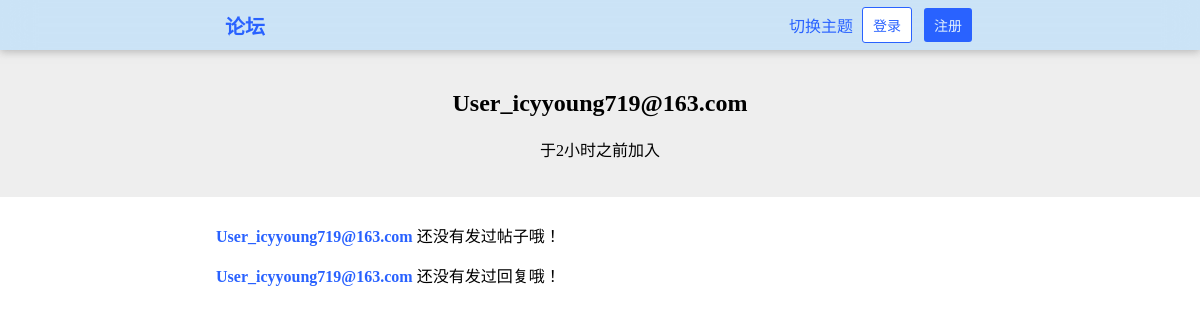
The page /user/icyyoung719@163.com/ on the database as committed earlier.
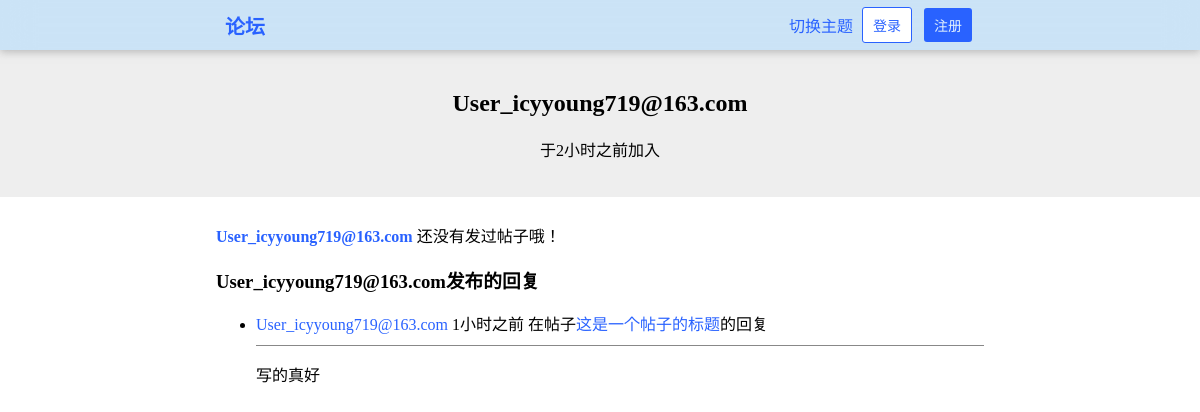
The same page on the database as committed later.
### HustRava_app/models.py (models this page shows, shortened)
class User(models.Model):
    name = models.CharField(max_length=30,blank=True)
    email = models.EmailField(unique=True)
    password = models.CharField(max_length=30)
    created_at = models.DateTimeField(auto_now_add=True)
    bio = models.TextField(max_length = 100, blank=True)

class Comment(models.Model):
    content = models.TextField()
    created_at = models.DateTimeField(auto_now_add=True)
    author = models.ForeignKey('User', on_delete = models.CASCADE, related_name = "comments")
    post = models.ForeignKey('Post', on_delete = models.CASCADE, related_name = "comments")
    like_nums = models.IntegerField(default = 0)

class Post(models.Model):
    title = models.CharField(max_length=100)
    content = models.TextField()
    created_at = models.DateTimeField(auto_now_add=True)
    author = models.ForeignKey('User', on_delete = models.CASCADE, related_name = "posts")
    like_nums = models.IntegerField(default = 0)
    is_topped = models.BooleanField("置顶帖子", default=False)

### HustRava_app/views.py (the view)
# urls.py: path('user/<str:user_email>/', views.user, name="user"),                     # 用户 GET
def user(request, user_email):
    try:
        user = User.objects.get(email = user_email)
    except:
        raise Http404("用户不存在")
    if "logged_in_user" in request.session:
        return render(request, 'user.html', {
            'user': user,
            'posts': Post.objects.filter(author=user),
            'comments': Comment.objects.filter(author=user),
            'logged_in_user': request.session["logged_in_user"],
            'logged_in_user_email': request.session["logged_in_user_email"]
        })
    else:
        return render(request, 'user.html', {
            'user': user,
            'posts': Post.objects.filter(author=user),
            'comments': Comment.objects.filter(author=user),
        })

### HustRava_app/templates/user.html (shortened to what this page needs)
{% load humanize %}
{% load static %}
<!DOCTYPE html>
<html>
    <head>
        <link rel="stylesheet" type="text/css" href="{% static 'style.css' %}" />
        <link rel="stylesheet" type="text/css" href="{% static 'style-forum.css' %}" />
        <link rel="stylesheet" type="text/css" href="{% static 'style-dark.css' %}" />
    </head>
    <body>
        <header class="header">
            <a href="/" class="a-button header-title">论坛</a>
            {% if logged_in_user %}
                <div class="dropdown">
                    <button class="button-dropdown">{{ logged_in_user }}</button>
                    <div class="dropdown-content">
                        <ul>
                            <li><a href="/user/{{ logged_in_user_email }}"><div>个人主页</div></a></li>
                            <li><a href="/settings/"><div>设置</div></a></li>
                            <li><a onclick="toggle_theme()"><div>切换主题</div></a></li>
                            <div class="hr" style="margin: 4% 3px;"></div>
                            <li><a href="/logout/"><div class="logout-button">退出登录</div></a></li>
                        </ul>
                    </div>
                </div>
            {% else %}
                <a onclick="toggle_theme()" style="cursor: pointer;">切换主题</a>
                <a href="/login/" class="a-button"><button class="button-white">登录</button></a>
                <a href="/register/" class="a-button"><button>注册</button></a>
            {% endif %}
        </header>
            <div id="main">
                <div class="banner">
                    <h2>{{ user.name }}</h2>
                    <p title="{{ user.created_at }}">于{{ user.created_at|naturaltime }}加入</p>
                </div>
                <div class="content">
                    {% if posts %}
                        <h3>{{ user.name }}发布的帖子</h3>
                        <ul class="post-list">
                            {% for post in posts %}
                                <li class="flex">
                                    <a href="/post/{{ post.id }}/"><b>{{ post.title }}</b></a>
                                    <div class="header-spacer"></div>
                                    <span>#{{ post.id }}</span>
                                    <span><span title="{{ post.created_at }}">发布于{{ post.created_at|naturaltime }}</span></span>
                                </li>
                            {% endfor %}
                        </ul>
                    {% else %}
                        <p>
                            <a href="/user/{{ user.email }}/"><b>{{ user.name }}</b></a>
                            <span>还没有发过帖子哦！</span>
                        </p>
                    {% endif %}
                    {% if comments %}
                        <h3>{{ user.name }}发布的回复</h3>
                        <ul class="comment-list">
                            {% for comment in comments %}
                                <li>
                                    <a href="/user/{{ comment.author.email }}">{{ comment.author.name }}</a>
                                    <span title="回复于{{ comment.created_at }}">{{ comment.created_at|naturaltime }}</span>
                                    <span>在帖子</span><a href="/post/{{ comment.post.id }}">{{ comment.post.title }}</a><span>的回复</span>
                                    <div class="hr"></div>
                                    {{ comment.content|linebreaks }}
                                </li>
                            {% endfor %}
                        </ul>
                    {% else %}
                        <p>
                            <a href="/user/{{ user.email }}/"><b>{{ user.name }}</b></a>
                            <span>还没有发过回复哦！</span>
                        </p>
                    {% endif %}
                </div>
            </div>
    </body>
</html>

Rows that differ between the two databases and show on the page:
added Comment: author.name "User_icyyoung719@163.com", created_at "1小时之前", post "这是一个帖子的标题", content "写的真好"
Other text that changed with them:
text no longer shown: "还没有发过回复哦！"
text now shown: "发布的回复"
